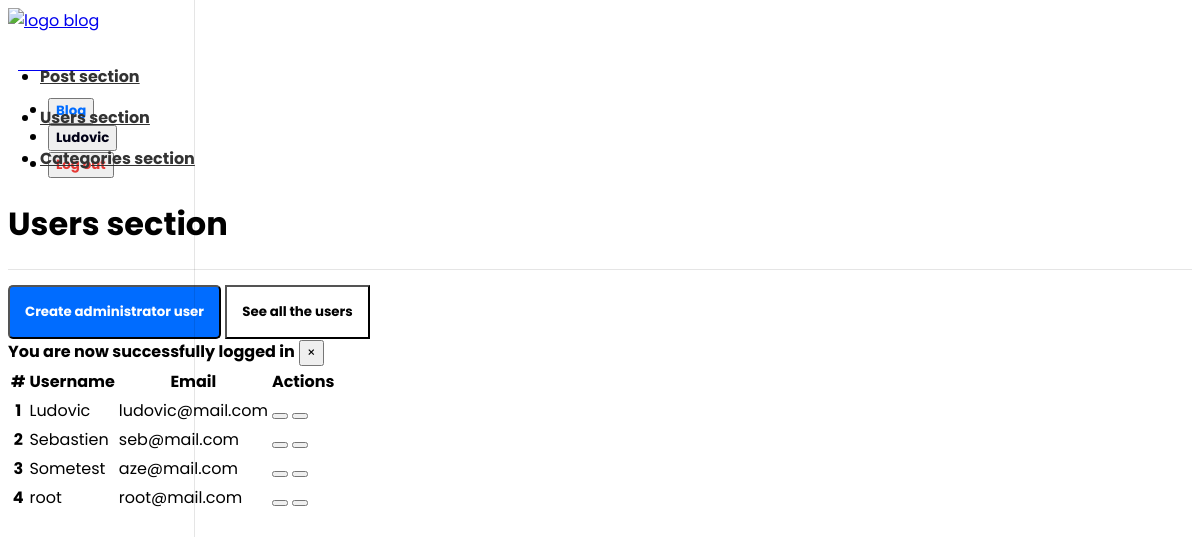
The app's page /app/admin/users/users.php (signed in) with its own data.
### tables this page shows
CREATE TABLE `users` (
  `id` int(11) NOT NULL,
  `admin` tinyint(1) NOT NULL,
  `user_name` varchar(255) NOT NULL,
  `email` varchar(255) NOT NULL,
  `password` varchar(255) NOT NULL,
  `created_at` timestamp NOT NULL DEFAULT current_timestamp()
);

### app/controllers/users.php (called while the page is built, shortened)
<?php
include(ROOT_PATH . "/app/db/database.php");
$table       = "users";
$admin_users = selectAllInTable($table, ["admin" => 1]);

### app/db/database.php (called while the page is built, shortened)
<?php
require("connect.php");
function execQuery($sql, $data)
{
    global $conn;
    $fetcher = $conn->prepare($sql);
    $values  = array_values($data);
    $types   = str_repeat("s", count($values));
    $fetcher->bind_param($types, ...$values);
    $fetcher->execute();
    return $fetcher;
}
function selectAllInTable($table, $conditions = [])
{
    global $conn;
    $sql = "SELECT * FROM $table";
    if (empty($conditions)) {
        $fetcher = $conn->prepare($sql);
        $fetcher->execute();
        $payload = $fetcher->get_result()->fetch_all(MYSQLI_ASSOC);
        return $payload;
    } else {
        $i = 0;
        foreach ($conditions as $key => $value) {
            if ($i === 0 ) {
                $sql = $sql . " WHERE $key=?";
            } else {
                $sql = $sql . " AND $key=?";
            }
            $i++;
        }
        $fetcher = execQuery($sql, $conditions);
        $payload = $fetcher->get_result()->fetch_all(MYSQLI_ASSOC);
        return $payload;
    }
}

### app/admin/users/users.php (the view, shortened to what this page needs)
<?php
    include(ROOT_PATH . "/app/controllers/users.php");
?>
<!DOCTYPE html>
<html lang="en">
<head>
    <link rel="stylesheet"
        href="https://unpkg.com/bootstrap-material-design@4.1.1/dist/css/bootstrap-material-design.min.css"
 />
    <link rel="stylesheet" href="https://unicons.iconscout.com/release/v2.0.1/css/unicons.css" />
    <link href="../../../assets/dashboard.css" rel="stylesheet" />
</head>
<body>
    <?php include(ROOT_PATH . "/app/components/navbar_dashboard.php") ?>
    <div class="container-fluid">
        <div class="row">
            <main role="main" class="col-md-9 ml-sm-auto col-lg-10 pt-3 px-4">
                <div
                    class="d-flex justify-content-between flex-wrap flex-md-nowrap align-items-center pb-2 mb-3 border-bottom">
                    <h1 style="font-weight: bold">Users section</h1>
                </div>
                <a href="<?php echo BASE_URL . "app/admin/users/create_users.php" ?>" style="text-decoration: none">
                    <button class="btn mr-2"
                        style="background-color: #006cff; color: white; padding: 15px; font-weight: bold; margin-top: 15px; border-radius: 5px">
                        <i class='uil uil-user-plus' style="font-weight: bold"></i> Create administrator user
                    </button>
                </a>
                <a href="<?php echo BASE_URL . "app/admin/users/users.php" ?>" style="text-decoration: none">
                    <button class="btn"
                        style="background-color: white; color: black; padding: 15px; font-weight: bold; margin-top: 15px">
                        See all the users
                    </button>
                </a>
                <?php include(ROOT_PATH . "/app/components/message_handler.php") ?>
                <div class="mt-5 align-items-center">
                    <table class="table table-borderless">
                        <thead>
                            <tr>
                                <th scope="col">#</th>
                                <th scope="col">Username</th>
                                <th scope="col">Email</th>
                                <th scope="col">Actions</th>
                            </tr>
                        </thead>
                        <tbody>
                            <?php foreach ($admin_users as $key => $user): ?>
                            <tr>
                                <th scope="row"><?php echo $key + 1; ?></th>
                                <td><?php echo $user["user_name"] ?></td>
                                <td><?php echo $user["email"] ?></td>
                                <td>
                                    <a href="edit_users.php?id=<?php echo $user["id"] ?>" style="text-decoration: none">
                                        <button type="button" class="btn btn-secondary" data-toggle="tooltip"
                                            data-placement="top" title="Edit">
                                        </button>
                                    </a>
                                    <a href="users.php?delete_id=<?php echo $user["id"] ?>"
                                        style="text-decoration: none">
                                        <button type="button" class="btn btn-secondary" data-toggle="tooltip"
                                            data-placement="top" title="Delete">
                                        </button>
                                    </a>
                                </td>
                            </tr>
                            <?php endforeach; ?>
                        </tbody>
                    </table>
                </div>
            </main>
        </div>
    </div>
</body>
</html>

### assets/dashboard.css (style rules this page uses)
* { font-family: "Poppins", sans-serif !important; }
body { background-color: white !important; }
table td, table th { vertical-align: baseline !important; }
.border-bottom { border-bottom: 1px solid #e5e5e5; }

### records on screen
users: user_name "Ludovic", email "ludovic@mail.com"
users: user_name "Sebastien", email "seb@mail.com"
users: user_name "Sometest", email "aze@mail.com"
users: user_name "root", email "root@mail.com"

### other values on screen
$_SESSION['user_name'] "Ludovic"
$_SESSION["message"] "You are now successfully logged in"
